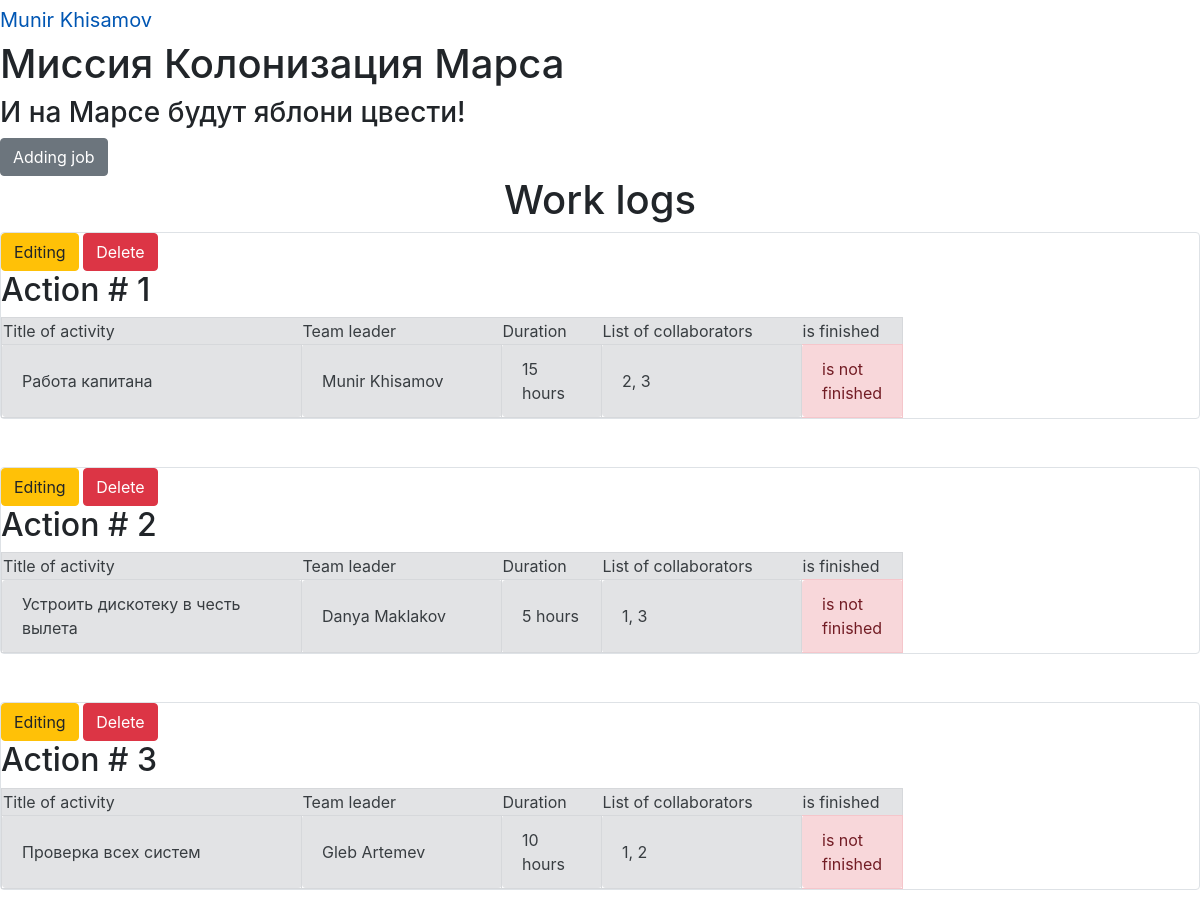
/jobs_list (signed in), run on the app's committed database.
### data/users.py (models this page shows, shortened)
class User(SqlAlchemyBase, UserMixin):
    __tablename__ = 'users'
    id = sqlalchemy.Column(sqlalchemy.Integer,
                           primary_key=True, autoincrement=True)
    surname = sqlalchemy.Column(sqlalchemy.String, nullable=True)
    name = sqlalchemy.Column(sqlalchemy.String, nullable=True)
    age = sqlalchemy.Column(sqlalchemy.Integer, nullable=True)
    position = sqlalchemy.Column(sqlalchemy.String, nullable=True)
    speciality = sqlalchemy.Column(sqlalchemy.String, nullable=True)
    address = sqlalchemy.Column(sqlalchemy.String, nullable=True)
    email = sqlalchemy.Column(sqlalchemy.String,
                              index=True, unique=True, nullable=True)
    jobs = orm.relation('Jobs')
    hashed_password = sqlalchemy.Column(sqlalchemy.String, nullable=True)
    modified_date = sqlalchemy.Column(sqlalchemy.DateTime,
                                      default=datetime.datetime.now)

### data/jobs.py (models this page shows, shortened)
class Jobs(SqlAlchemyBase):
    __tablename__ = 'jobs'
    id = sqlalchemy.Column(sqlalchemy.Integer,
                           primary_key=True, autoincrement=True)
    team_leader = sqlalchemy.Column(sqlalchemy.Integer,
                                    sqlalchemy.ForeignKey("users.id"))
    job = sqlalchemy.Column(sqlalchemy.String, nullable=True)
    work_size = sqlalchemy.Column(sqlalchemy.Integer, nullable=True)
    collaborators = sqlalchemy.Column(sqlalchemy.String, nullable=True)
    start_date = sqlalchemy.Column(sqlalchemy.DateTime, default=datetime.datetime.now)
    end_date = sqlalchemy.Column(sqlalchemy.DateTime)
    is_finished = sqlalchemy.Column(sqlalchemy.Boolean)
    user = orm.relation('User')

### main.py (the view)
@app.route('/')
@app.route('/jobs_list')
def jobs_list():
    session = db_session.create_session()
    jobs = session.query(Jobs).all()
    return render_template("index.html", jobs=jobs)

### data/db_session.py (called while the page is built)
def create_session() -> Session:
    global __factory
    return __factory()

### main.py (called while the page is built)
@login_manager.user_loader
def load_user(user_id):
    session = db_session.create_session()
    return session.query(User).get(user_id)

### templates/index.html
{% extends "base.html" %}
{% block content %}
{% if current_user.is_authenticated %}
    <a href="jobs" class="btn btn-secondary">Adding job</a>
{% endif %}
<h1 align="center">Work logs</h1>
{% for item in jobs%}
<div class="col-md6 border rounded">
    {% if current_user.is_authenticated and (current_user == item.user or current_user.id == 1) %}
    <div>
        <a href="/jobs/{{ item.id }}" class="btn btn-warning">Editing</a>
        <a href="/jobs_delete/{{ item.id }}" class="btn btn-danger">Delete</a>
    </div>
    {% endif %}
    <h2>Action # {{item.id}}</h2>
    <table>
        <tr class="alert alert-secondary" role="alert">
            <td width="300">Title of activity</td>
            <td width="200">Team leader</td>
            <td width="100">Duration</td>
            <td width="200">List of collaborators</td>
            <td width="100">is finished</td>
        </tr>
        <tr>
            <td class="alert alert-secondary" role="alert" width="300">{{ item.job }}</td>
            <td class="alert alert-secondary" role="alert" width="200">{{ item.user.name }} {{ item.user.surname }}</td>
            <td class="alert alert-secondary" role="alert" width="100">{{ item.work_size }} hours</td>
            <td class="alert alert-secondary" role="alert" width="200">{{ item.collaborators }}</td>
            {% if item.is_finished %}
            <td class="alert alert-success" role="alert" width="100">is finished</td>
            {% else %}
            <td class="alert alert-danger" role="alert" width="100">is not finished</td>
            {% endif %}
        </tr>
    </table>
</div>
<br>
<br>
{% endfor %}
{% endblock %}

### templates/base.html (shortened to what this page needs)
<!DOCTYPE html>
<html lang="en">
<head>
    <link rel="stylesheet" href="static/css/style_new_2.css" />
    <link rel="stylesheet"
        href="https://stackpath.bootstrapcdn.com/bootstrap/4.4.1/css/bootstrap.min.css"
>
</head>
<body>
    {% if current_user.is_authenticated %}
        <a class="navbar-brand" href="/logout">{{ current_user.name }} {{ current_user.surname }}</a>
    {% else %}
        <p>
            <a class="btn btn-primary " href="/register">Зарегистрироваться</a>
            <a class="btn btn-success" href="/login">Войти</a>
        </p>
    {% endif %}
    <h1>Миссия Колонизация Марса</h1>
    <h3>И на Марсе будут яблони цвести!</h3>
    {% block content %}
    {% endblock %}
</body>
</html>

### data on the page
User: name "Munir", surname "Khisamov"
Jobs: id "1", job "Работа капитана", user.name "Munir", user.surname "Khisamov", work_size "15", collaborators "2, 3", is_finished "is not finished"
Jobs: id "2", job "Устроить дискотеку в честь вылета", user.name "Danya", user.surname "Maklakov", work_size "5", collaborators "1, 3", is_finished "is not finished"
Jobs: id "3", job "Проверка всех систем", user.name "Gleb", user.surname "Artemev", work_size "10", collaborators "1, 2", is_finished "is not finished"
